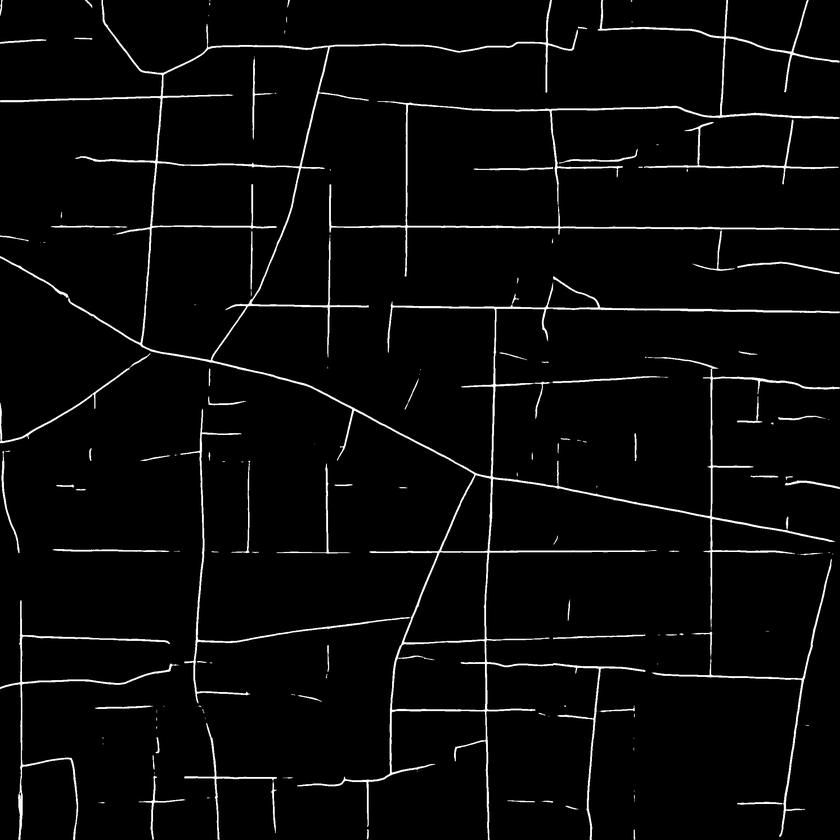
#> input picture test.png, 840 x 840 px, shrunk from 2333 x 2333 before the run
$ python improve_road_connectivity.py
#> lines starting #> are read from the running program, lines starting #| are printed output that depends on the picture
from sknw import build_sknw
from skimage.morphology import skeletonize
import cv2
import numpy as np
import math

def distance(pstart,pend):

    x=(pstart[0]-pend[0])*(pstart[0]-pend[0])
    y=(pstart[1]-pend[1])*(pstart[1]-pend[1])
    dis=math.sqrt(x+y)
    return dis


def patch_regular(gt,tau,thickness):
    green=(0, 255, 0)
    #gt=tifffile.imread(img_path)
    ske = skeletonize(gt).astype(np.uint16)
    graph = build_sknw(ske)
    points=[]
    nodes=set()
    # draw edges by pts
    for (s,e) in graph.edges():
        ps = graph[s][e]['pts']
        p1=[float(ps[0,0]),float(ps[0,1])]
        p2=[float(ps[-1,0]),float(ps[-1,1])]
        nodes.add(str(p1))
        nodes.add(str(p2))
        points.append({str(p1),str(p2)})
        for i in range(0,len(ps)-1):
            cv2.line(gt,(int(ps[i,1]),int(ps[i,0])), (int(ps[i+1,1]),int(ps[i+1,0])), 1,thickness=thickness)
    ps=[eval(i) for i in list(nodes)]
    for num in range(len(ps)):
        mindis=float("inf")#这个表示正无穷
        for other in range(len(ps)):
            if other!=num and {str(ps[num]),str(ps[other])} not in points:

                dis= distance(ps[num],ps[other])
                if dis<mindis:
                    mindis=dis
                    mindis_point=other
        if mindis<tau:
            cv2.line(gt,(int(ps[num][1]),int(ps[num][0])), (int(ps[mindis_point][1]),int(ps[mindis_point][0])),green,thickness=thickness+5)

    return gt


if __name__ == '__main__':

    img=cv2.imread('test.png')
#> img is the input picture: shape (840, 840, 3); min 0, max 255, mean 8.8
    t=patch_regular(img,500,1)
#> in patch_regular, `ske = skeletonize(gt).astype(np.uint16)`:
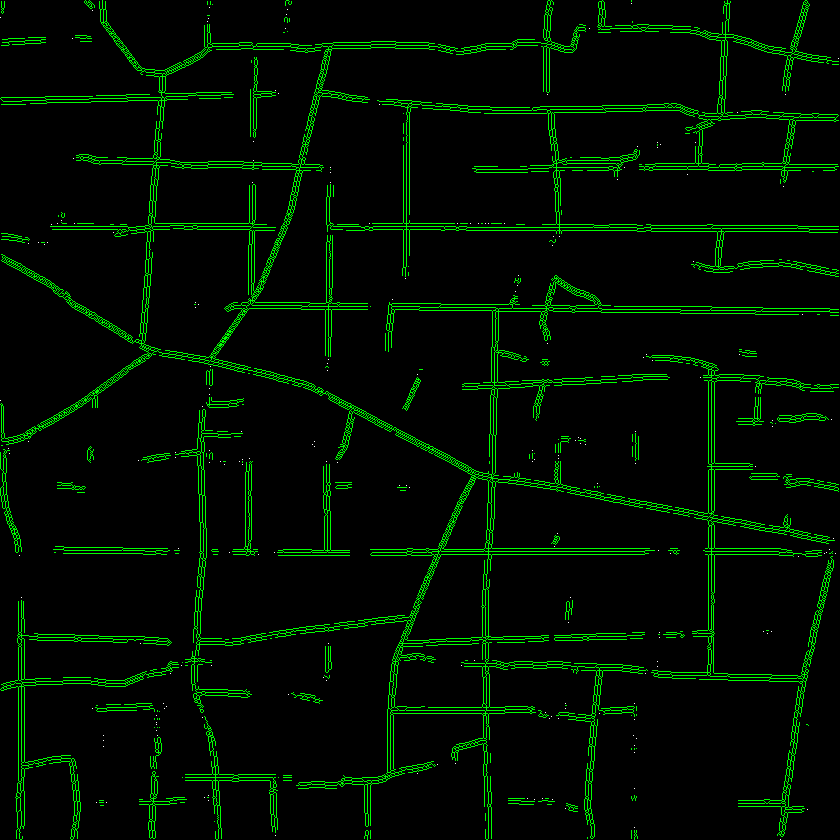
#> ske: shape (840, 840, 3) uint16; mean B, G, R 0.000281, 0.0571, 0.000281; drawn with 1 as white
#> (the run stopped early here; a loop or call above may not have finished)
